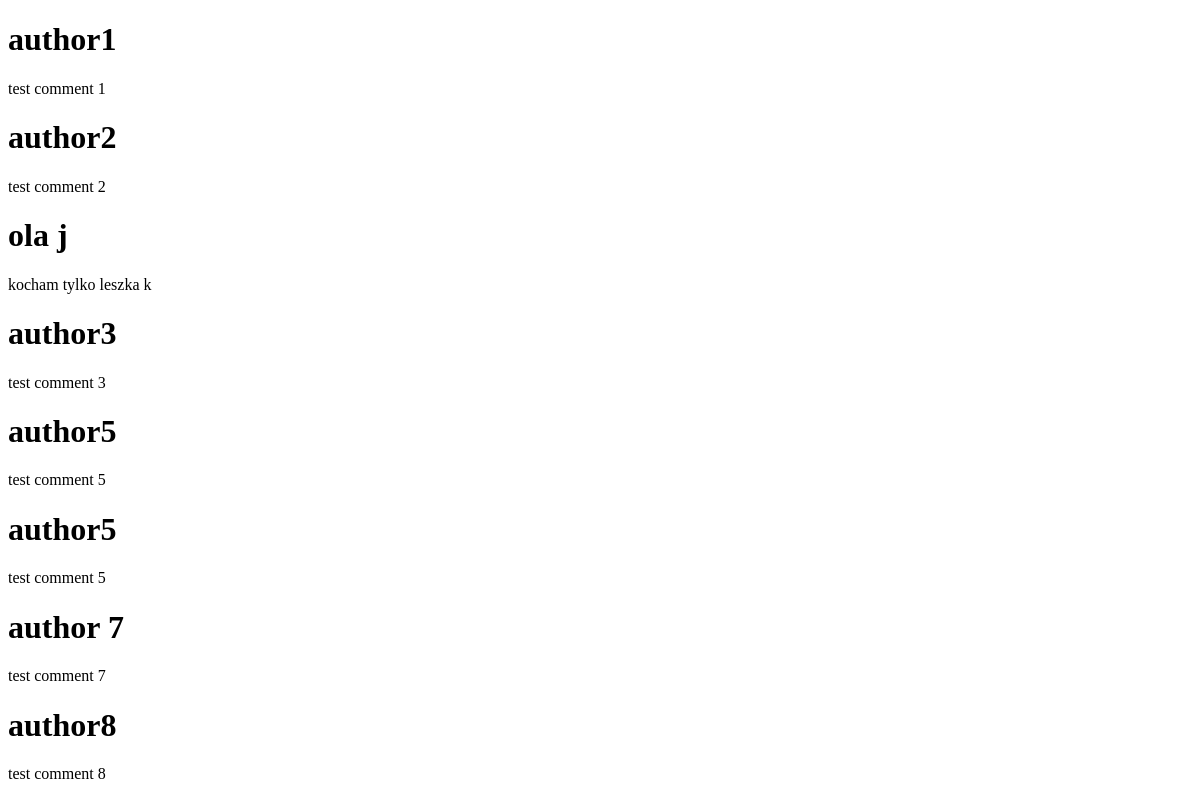
Before: /forum/ with the older database file.
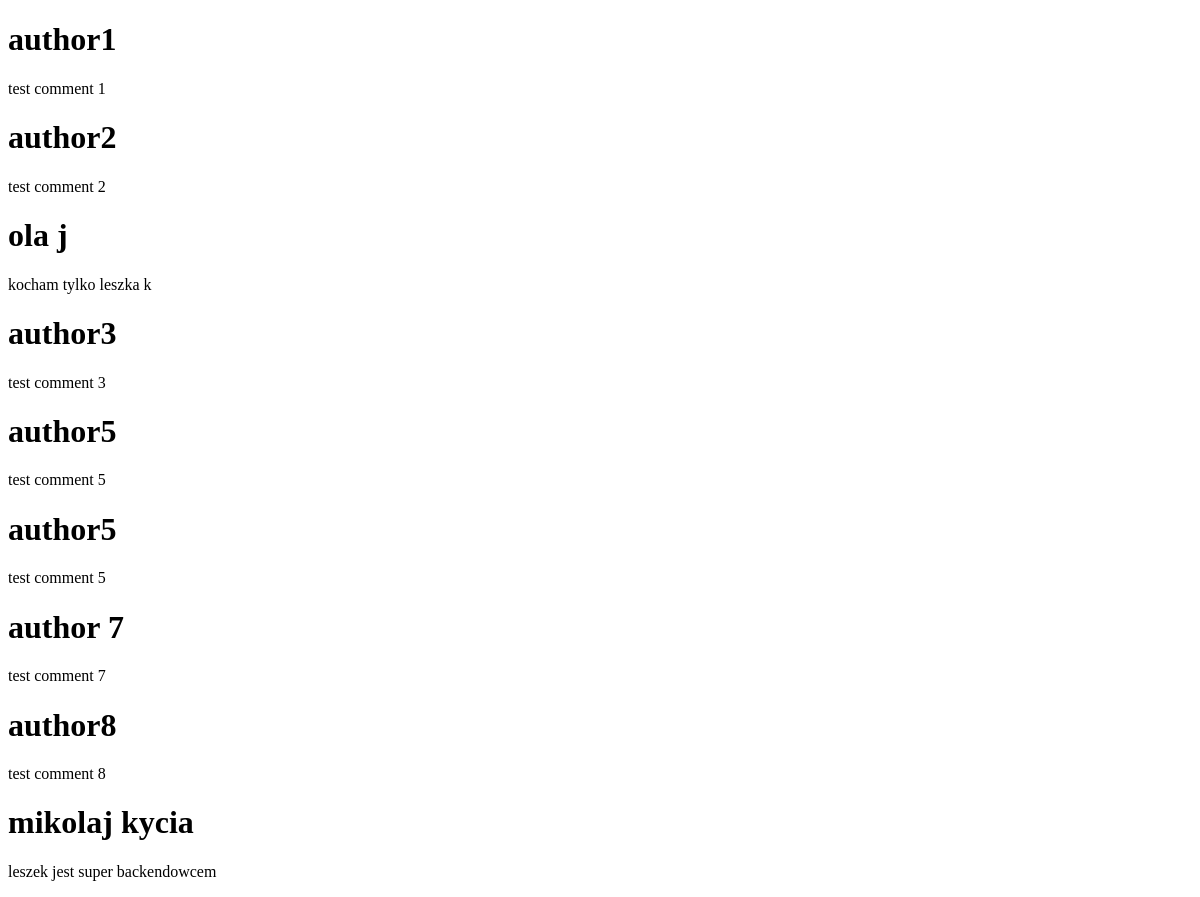
After: the same page with the newer database file.
### comments/models.py (models this page shows)
class Comment(models.Model):
    author = models.TextField()
    content = models.TextField()
    date = models.DateTimeField(auto_now_add=True)

### comments/views.py (the view)
# urls.py: path("forum/", forum_view, name = "forum"),
def forum_view(request, *args, **kwargs):
    context = {
        'all_comments': Comment.objects.all(),
        }
    return render(request, 'forum.html', context)

### templates/forum.html (shortened to what this page needs)
<!DOCTYPE html>
<html lang="en">
<head>
</head>
<body>
    {% for obj in all_comments %}
    <h1>{{ obj.author }} </h1>
    <p>{{ obj.content }}</p>
    {% endfor %}
</body>
</html>

Changed rows visible on the page:
added Comment: author "mikolaj kycia", content "leszek jest super backendowcem"
